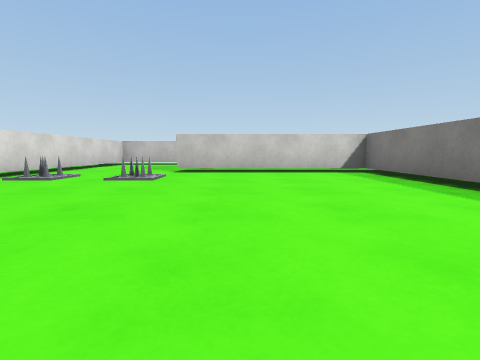
View 1 (above)

24 first-person views from a walk through a Unity game level. The camera is 0.58 m above the floor, tilts 6° down and sees 85° across. The floor is counted in squares, 1 m on a side. Each view is taken from the middle of a square. On the plan, view 1 faces up. The plan holds only what a view shows up to about 9 squares ahead; the rest is blank. Surface patterns are stand-ins for the level's own textures.

View 2
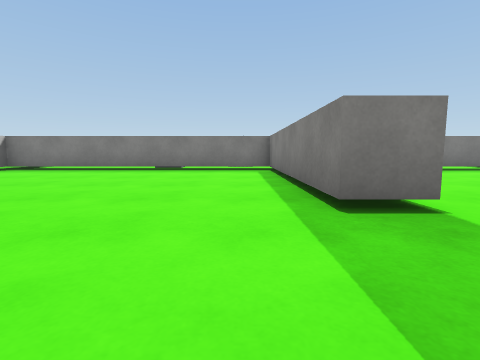

View 3
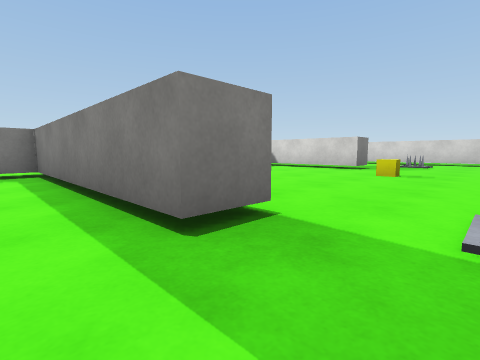

View 4
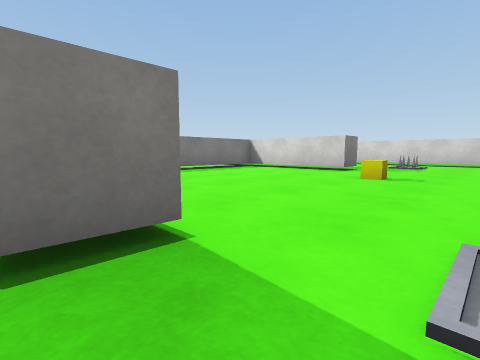

View 5
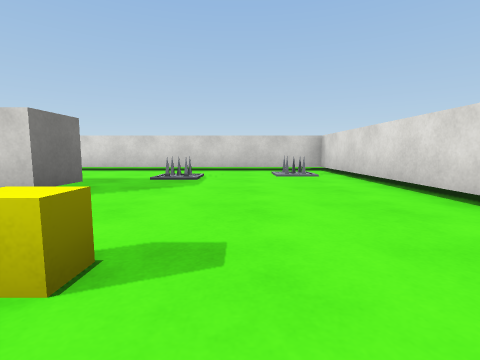

View 6
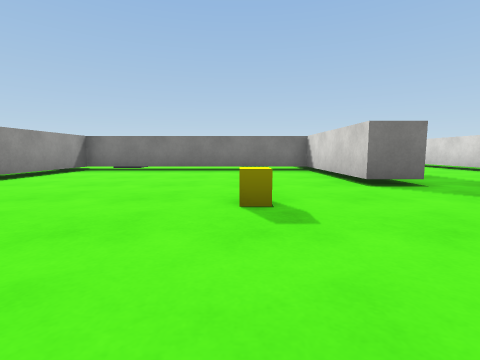

View 7
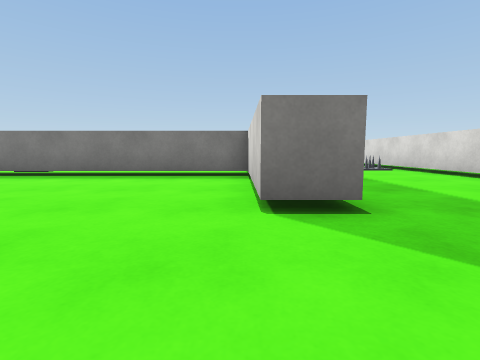

View 8
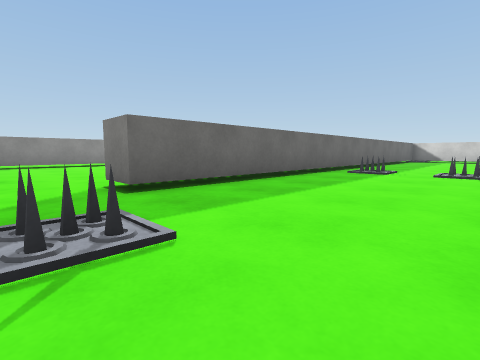

View 9
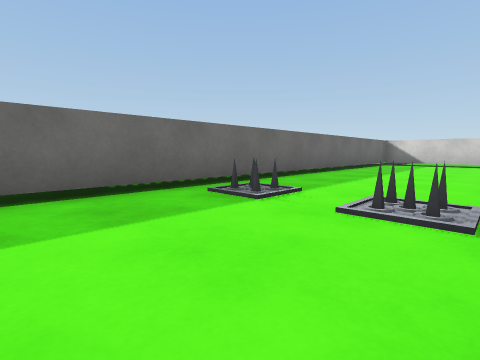

View 10
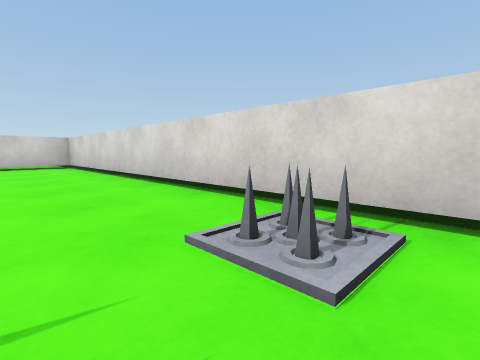

View 11
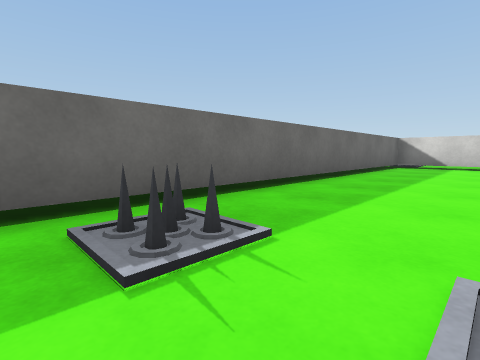

View 12
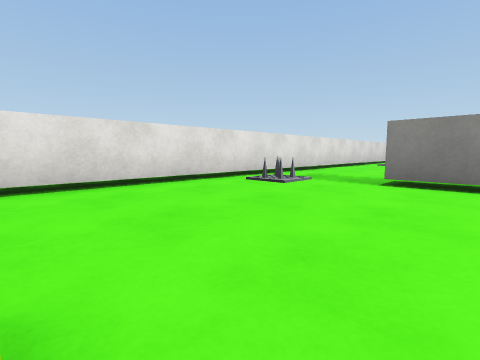

View 13
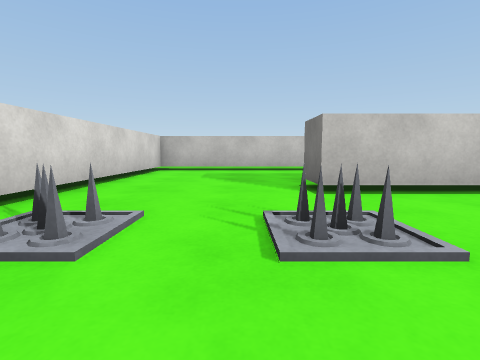

View 14
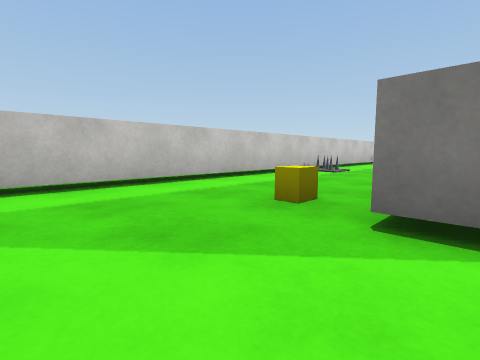

View 15
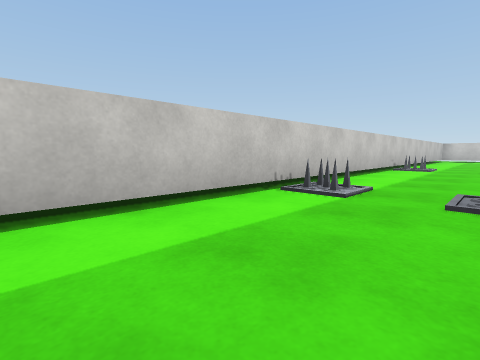

View 16
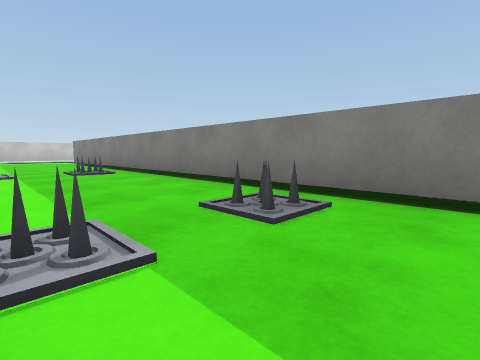

View 17
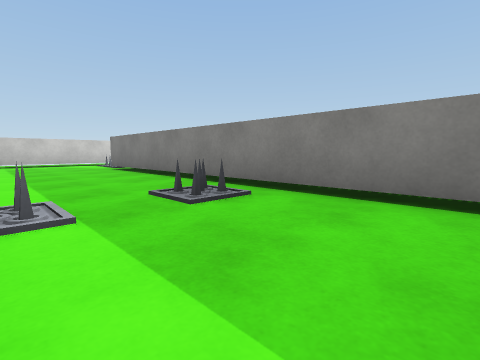

View 18
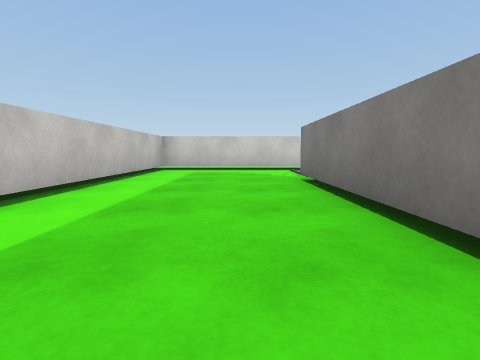

View 19
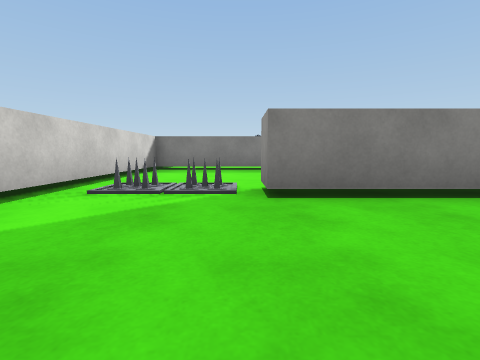

View 20
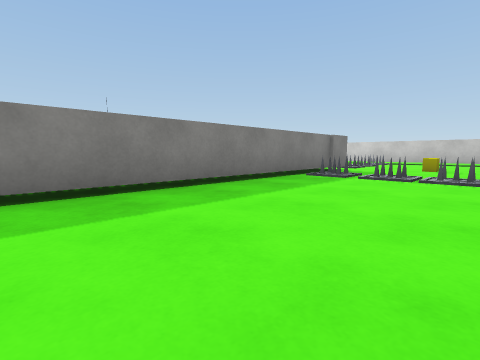

View 21
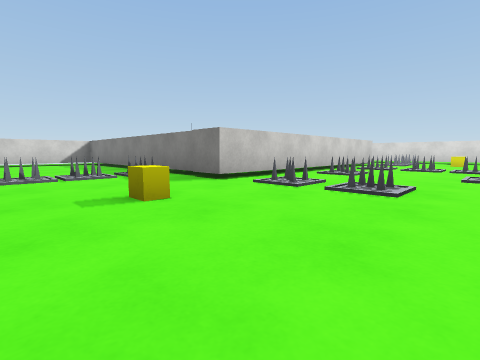

View 22
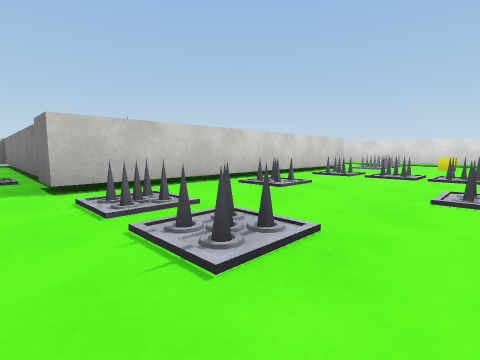

View 23
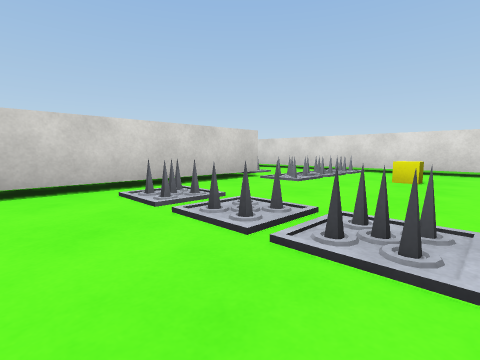

View 24
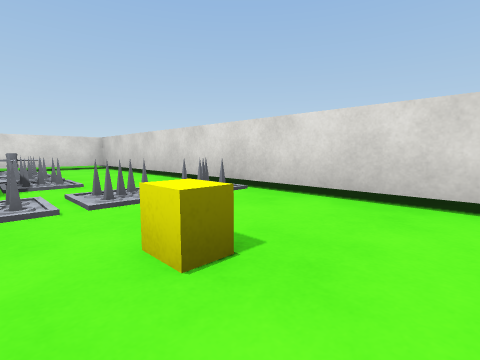

### Floor plan
Key: @ floor where view 1 was taken; # wall or solid block; . floor; T trap; H thing the floor can be seen under or through; B yellow block; O other object.
Columns run from 6 left of view 1 to 20 right of it. Each row starts with its distance up from view 1.
 13 #################   #######
 12 #.........T.....T.........#
 11 #.........................#
 10 #....B....T.....T.........#
  9 #.........................#
  8 #....##################TT.#
  7 #.........# ..............#
  6 #T..T.....# .......T......#
  5  .........# ...B...T......#
  4   ........# ......T.......#
  3    .......# .T.T.##########
  2   ........# .....#
  1 #.........# .....#
  0 #.....@...#.T..T.#
 -1 #...#######......#
 -2 #...#######......#
 -3 #.T.......#OT.TT.#
 -4 #.........H......#
 -5 #.........H......#
 -6 #.........H....T..  ..#
 -7 #...B.....H..B.T.T.TTO#
 -8 #.........H....T......#
 -9 #.....#################
-10 #.....#################
-11 #.....................#
-12 #...T.......T.........#
-13 #.T...................#
-14 #...........T.........#
-15 #######################

Where each view was taken, in squares from view 1:
view 1: 0 up, 0 right, facing up
view 2: 0 up, 5 left, facing right
view 3: 0 up, 4 left, facing down-right
view 4: 1 down, 4 left, facing down-right
view 5: 6 down, 3 left, facing down
view 6: 7 down, 5 left, facing right
view 7: 9 down, 3 left, facing right
view 8: 14 down, 2 left, facing up-right
view 9: 14 down, 3 right, facing up-right
view 10: 12 down, 5 right, facing down-right
view 11: 13 down, 5 right, facing up-right
view 12: 7 down, 1 left, facing up-left
view 13: 4 up, 3 left, facing up
view 14: 8 up, 4 left, facing up-right
view 15: 10 up, 0 right, facing up-right
view 16: 12 up, 2 right, facing down-right
view 17: 12 up, 7 right, facing down-right
view 18: 10 up, 11 right, facing right
view 19: 12 up, 17 right, facing down
view 20: 7 up, 19 right, facing down-left
view 21: 7 up, 6 right, facing down-right
view 22: 4 up, 6 right, facing down-right
view 23: 1 down, 6 right, facing down-right
view 24: 6 down, 6 right, facing down-right
